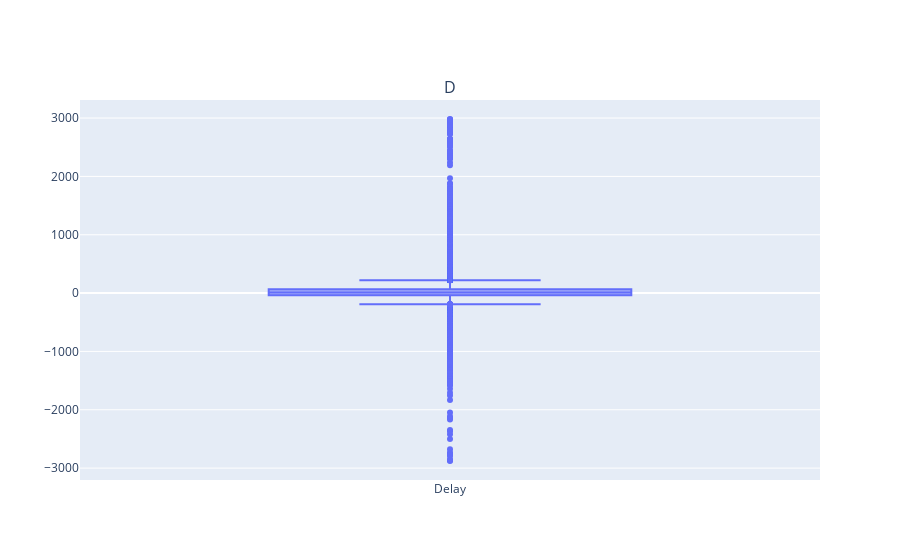

Write notebook code for a chart like this one.
### Code cell
# Drop lines containing invalid values or outliers  [Xˉ−3σ,Xˉ+3σ][Xˉ−3σ,Xˉ+3σ]
def delete_ouliers(dataset, columns=[]):
    """
    Delete outliers from Pandas dataset.

    Parameters:
    dataset (pd.DataFrame): Pandas dataset
    columns (list): list of the columns in dataset to check outliers. All by default. 
    
    Returns:
    pd.DataFrame: clean dataset
    """
    masks = []
    if len(columns) < 1:
        columns = dataset.columns
        
    for col in columns:
        mean = dataset[col].mean()
        std = dataset[col].std()
        
        # 3 sigmas rules
        lower_bound = mean - 3 * std
        upper_bound = mean + 3 * std
        #print(f"For col {col}, lower is {lower_bound} and upper is {upper_bound}")
        
        # Create mask
        mask = (dataset[col] >= lower_bound) & (dataset[col] <= upper_bound)
        masks.append(mask)

    # Apply mask in all columns
    # example: 
    # row1 = [0,1,1] -> [0]
    # row2 = [1,1,1] -> [1]
    final_mask = pd.concat(masks, axis=1).all(axis=1)
    filtered_df = dataset.loc[final_mask, :]
    return filtered_df

print("old dataset shape:", dataset.shape)
dataset = delete_ouliers(dataset, columns=["delay_at_checkout_in_minutes"])
print("New dataset shape:", dataset.shape)

# Visualisation de la distribution des données et repérage des outliers
fig = make_subplots(rows=1, cols=1, subplot_titles=("Délai d'attente pour rendre le véhicule en minutes"))

fig.add_trace(go.Box(y=dataset['delay_at_checkout_in_minutes'], name='Delay'), row=1, col=1)

# Afficher la figure
fig.show()

### Figure 1 — Plotly figure (JSON) as saved in the notebook; plotly's stock layout.template omitted (floating-point values rounded to 4 significant figures; data arrays with more than 128 entries replaced by an {"elided": "..."} marker saying what was removed)
{"data": [{"name": "Delay", "type": "box", "xaxis": "x", "y": {"elided": "16275 int values"}, "yaxis": "y"}], "layout": {"annotations": [{"font": {"size": 16}, "showarrow": false, "text": "D", "x": 0.5, "xanchor": "center", "xref": "paper", "y": 1, "yanchor": "bottom", "yref": "paper"}], "xaxis": {"anchor": "y", "domain": [0, 1]}, "yaxis": {"anchor": "x", "domain": [0, 1]}}}
